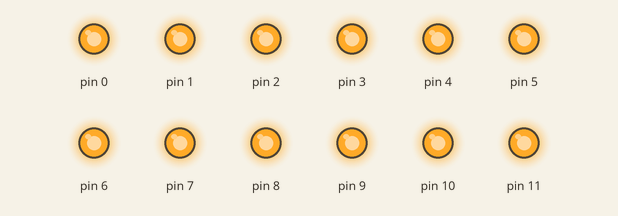
This sketch was run on a simulated Arduino Uno, built with avr-gcc and run on an emulated ATmega328P. Shown: output pins drawn as LEDs (lit = HIGH).

Above: at 0.1 s.
At 1.8 s:
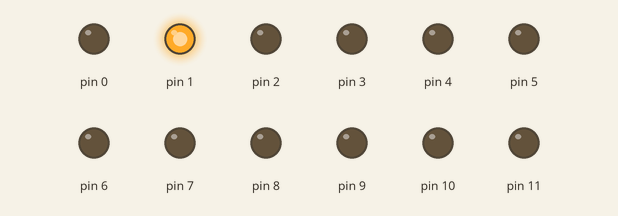
At 2.6 s:
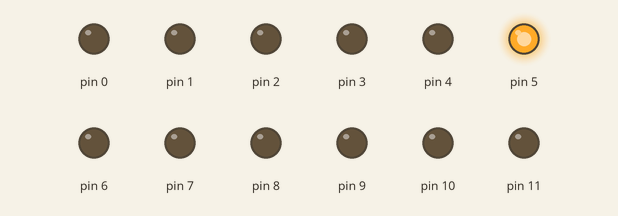
At 5.1 s:
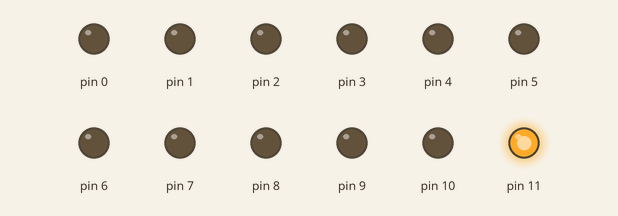
At 7.3 s:
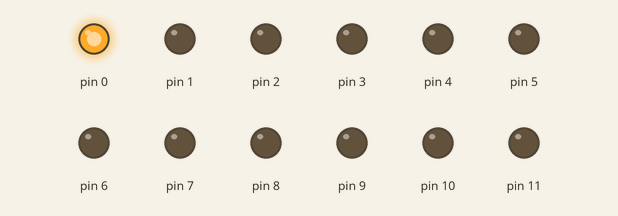
At 10.0 s:
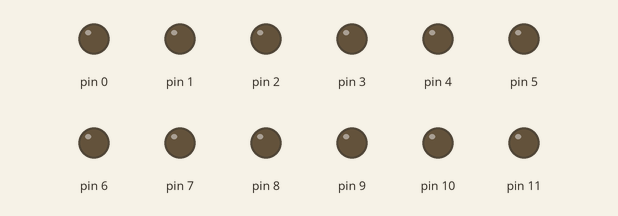
Timing chart, 0 to 11.5 s (numbered marks = the images above):
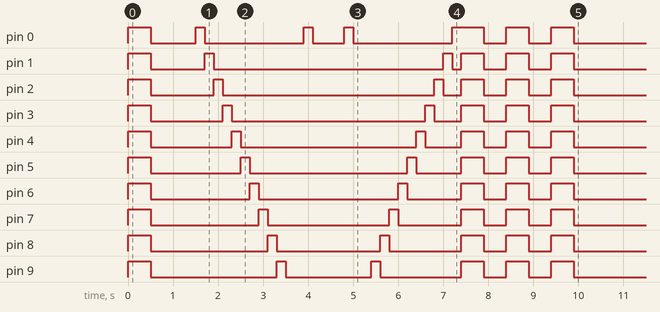

The sketch:

sketch_apr10a.ino
```cpp
void setup() {
  pinMode(1, OUTPUT);
  pinMode(2, OUTPUT);
  pinMode(3, OUTPUT);
  pinMode(4, OUTPUT);
  pinMode(5, OUTPUT);
  pinMode(6, OUTPUT);
  pinMode(7, OUTPUT);
  pinMode(8, OUTPUT);
  pinMode(9, OUTPUT);
  pinMode(10, OUTPUT);
  pinMode(11, OUTPUT);
  pinMode(0, OUTPUT);

}

void loop() {
  blink();
  delay(500);
  runForward();
  delay(500);
  runBackward();
  for (int i = 0; i < 3; i++) {
    blink();
  }
  delay(60000);
}

void blink() {
  for (int i = 0; i < 12; i++) {
    digitalWrite(i, HIGH);
  }
  delay(500);
  for (int i = 0; i < 12; i++) {
    digitalWrite(i, LOW);
  }
  delay(500);
}
void runForward() {
  for (int i = 0; i < 12; i++) {
    digitalWrite(i, HIGH);
    delay(200);
    digitalWrite(i, LOW);
  }
  digitalWrite(0, HIGH);
  delay(200);
  digitalWrite(0, LOW);
}
void runBackward() {
  delay(200);
  digitalWrite(0, HIGH);
  delay(200);
  digitalWrite(0, LOW);
  for (int i = 11; i >= 0; i--) {
    digitalWrite(i, HIGH);
    delay(200);
    digitalWrite(i, LOW);
  }
}
```

Measured:
- by itself, pin 0: LOW → HIGH at 0.00 s, → LOW 0.50 s later, → HIGH 1.0 s later, → LOW 0.20 s later, … (14 changes in this stretch)
- by itself, pin 1: LOW → HIGH at 0.00 s, → LOW 0.50 s later, → HIGH 1.2 s later, → LOW 0.20 s later, … (12 changes in this stretch)
- by itself, pin 2: LOW → HIGH at 0.00 s, → LOW 0.50 s later, → HIGH 1.4 s later, → LOW 0.20 s later, … (12 changes in this stretch)
- by itself, pin 3: LOW → HIGH at 0.00 s, → LOW 0.50 s later, → HIGH 1.6 s later, → LOW 0.20 s later, … (12 changes in this stretch)
- by itself, pin 4: LOW → HIGH at 0.00 s, → LOW 0.50 s later, → HIGH 1.8 s later, → LOW 0.20 s later, … (12 changes in this stretch)
- by itself, pin 5: LOW → HIGH at 0.00 s, → LOW 0.50 s later, → HIGH 2.0 s later, → LOW 0.20 s later, … (12 changes in this stretch)
- by itself, pin 6: LOW → HIGH at 0.00 s, → LOW 0.50 s later, → HIGH 2.2 s later, → LOW 0.20 s later, … (12 changes in this stretch)
- by itself, pin 7: LOW → HIGH at 0.00 s, → LOW 0.50 s later, → HIGH 2.4 s later, → LOW 0.20 s later, … (12 changes in this stretch)
